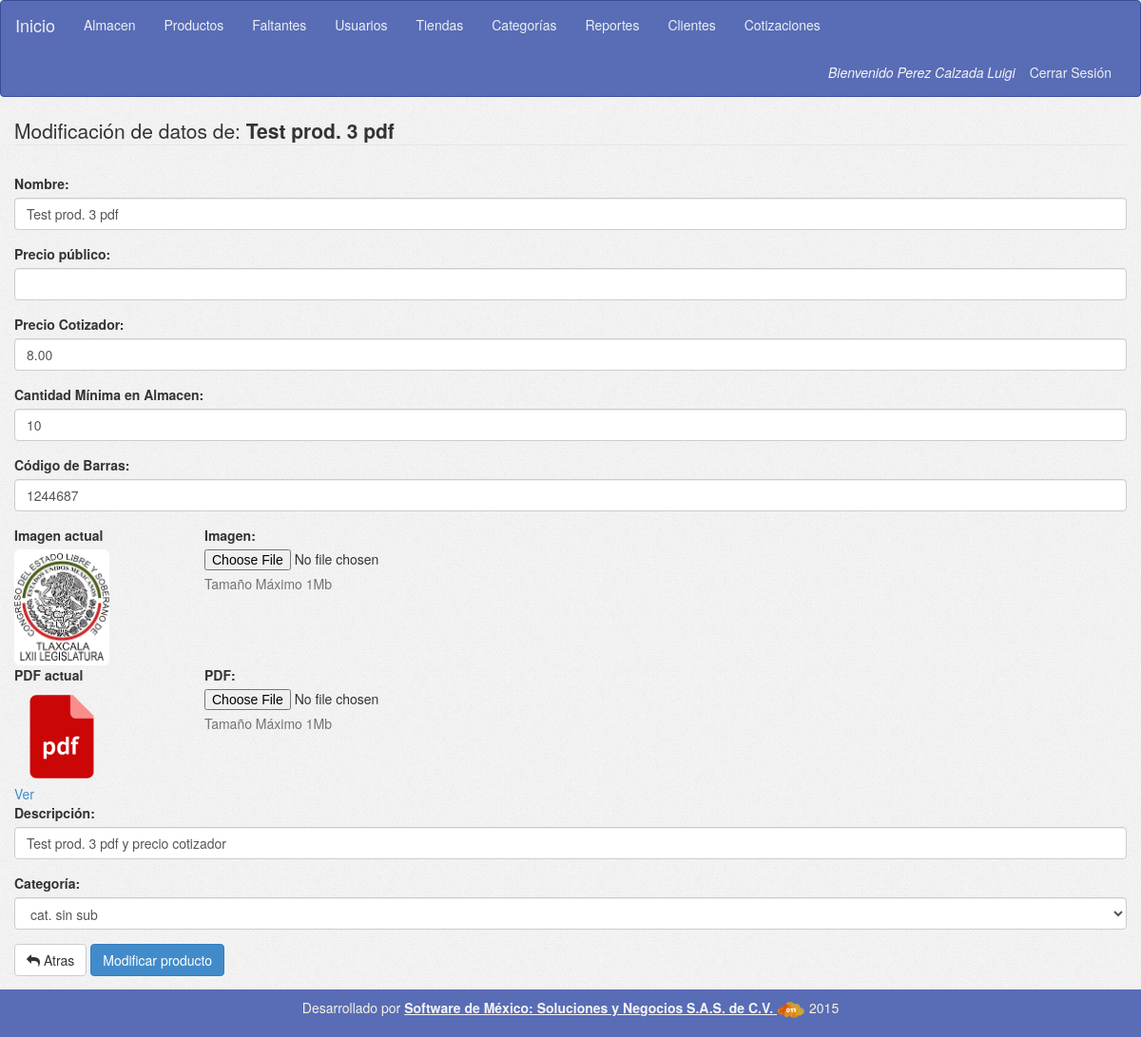
Page /cotizador/form_update_product.php?id=5 (signed in) on the committed database.
### tables this page shows
CREATE TABLE IF NOT EXISTS `productos` (
  `id` int(11) NOT NULL,
  `nombre` varchar(50) NOT NULL,
  `precio_raiz` float(8,2) NOT NULL,
  `precio_franquicia` float(8,2) NOT NULL,
  `precio_cotizador` float(8,2) NOT NULL,
  `precio_publico` float(8,2) NOT NULL,
  `cant_minima` int(11) NOT NULL,
  `img` varchar(20) NOT NULL,
  `pdf` varchar(100) NOT NULL,
  `descripcion` varchar(100) NOT NULL,
  `activo` tinyint(1) NOT NULL,
  `codigo_barras` varchar(20) NOT NULL,
  `categoria_id` int(11) NOT NULL,
  `subcategoria_id` int(11) NOT NULL,
  `created` date NOT NULL,
  `updated` date NOT NULL,
  `created_by_user_id` int(11) NOT NULL,
  `updated_by_user_id` int(11) NOT NULL
);

### cotizador/config/conexion.php (called while the page is built, shortened)
<?php
	$tCategory="categorias";
        $tProduct="productos";
?>

### cotizador/config/variables.php (called while the page is built, shortened)
<?php
        $rutaImgProd="uploads/";
?>

### cotizador/form_update_product.php (the view, shortened to what this page needs)
<?php
include('config/conexion.php');
include('config/variables.php');
include('header.php');
include ('menu.php');
if (!isset($_SESSION['sessA']))
  echo '<div class="row"><div class="col-sm-12 text-center"><h2>No ha iniciado sesión de Administrador</h2></div></div>';
else if ($_SESSION['perfil'] != "1")
  echo '<div class="row><div class="col-sm-12 text-center"><h2>No tienes permiso para entrar a esta sección</h2></div></div>';
else {
  $productId = $_GET['id'];
  $sqlGetProduct = "SELECT * FROM $tProduct WHERE id='$productId' ";
  $resGetProduct = $con->query($sqlGetProduct);
  $rowGetProduct = $resGetProduct->fetch_assoc();
  $sqlGetCategories = "SELECT id, nombre FROM $tCategory ";
  $resGetCategories = $con->query($sqlGetCategories);
  $optCategories = '<option></option>';
  while ($rowGetCategories = $resGetCategories->fetch_assoc()) {
    if ($rowGetCategories['id'] == $rowGetProduct['categoria_id'])
      $optCategories .= '<option value="' . $rowGetCategories['id'] . '" selected>' . $rowGetCategories['nombre'] . '</option>';
    else
      $optCategories .= '<option value="' . $rowGetCategories['id'] . '">' . $rowGetCategories['nombre'] . '</option>';
  }
  ?>
  <div class="container">
    <div class="row">
      <form role="form" id="formUpdProduct" name="formUpdProduct" method="POST" >
        <legend>Modificación de datos de: <b><?= $rowGetProduct['nombre']; ?></b></legend>
        <div class="error"></div>
        <div class="form-group">
          <label>Nombre: </label>
          <input type="text" id="inputNombre" name="inputNombre" class="form-control" value="<?= $rowGetProduct['nombre']; ?>">
        </div>
        <div class="form-group">
          <label>Precio público: </label>
          <input type="number" step="any" id="inputPrecio" name="inputPrecio" class="form-control" value="<?= $rowGetProduct['precio']; ?>">
        </div>
				<div class="form-group">
          <label>Precio Cotizador: </label>
          <input type="number" step="any" id="inputPrecioC" name="inputPrecioC" class="form-control" value="<?= $rowGetProduct['precio_cotizador']; ?>">
        </div>
				<div class="form-group">
          <label>Cantidad Mínima en Almacen: </label>
          <input type="number" step="any" id="inputCantMin" name="inputCantMin" class="form-control" value="<?= $rowGetProduct['cant_minima']; ?>">
        </div>
        <div class="form-group">
          <label>Código de Barras: </label>
          <input type="number" id="inputCB" name="inputCB" class="form-control" value="<?= $rowGetProduct['codigo_barras']; ?>">
        </div>
				<div class="row">
					<div class="col-sm-2">
						<label>Imagen actual</label>
						<img src="<?= $rutaImgProd.$rowGetProduct['img']; ?>" class="img-rounded img-responsive" width="100px" >
					</div>
					<div class="col-sm-10">
						<div class="form-group">
							<label for="exampleInputFile">Imagen: </label>
							<input type="file" id="inputImg" name="inputImg" >
							<p class="help-block">Tamaño Máximo 1Mb</p>
						</div>
					</div>
				</div>
				<div class="row">
					<div class="col-sm-2">
						<label>PDF actual</label>
						<a href="<?= $rutaImgProd.$rowGetProduct['pdf']; ?>" target="_blank">
							<img src="assets/img/pdf.png" width="100px" ><br>Ver
						</a>
					</div>
					<div class="col-sm-10">
						<div class="form-group">
							<label for="inputPDF">PDF: </label>
							<input type="file" id="inputPDF" name="inputPDF" >
							<p class="help-block">Tamaño Máximo 1Mb</p>
						</div>
					</div>
				</div>
        <div class="form-group">
          <label>Descripción: </label>
          <input type="text" id="inputDesc" name="inputDesc" class="form-control" value="<?= $rowGetProduct['descripcion']; ?>">
        </div>
        <div class="form-group">
          <label>Categoría: </label>
          <select id="inputCategoria" name="inputCategoria" class="form-control" >
            <?= $optCategories; ?>
          </select>
        </div>
        <a href="form_select_product.php" class="btn btn-default"><i class="fa fa-mail-reply"></i> Atras</a>
        <button type="submit" class="btn btn-primary" >Modificar producto</button>
      </form>
    </div>
  </div>
  <?php
}
include ('footer.php');
?>

### cotizador/assets/css/application.css (style rules this page uses)
body { min-height: 100%; background-image: url("../img/bg.jpg"); }
.error { font-size: 1.5rem; padding: .5rem; padding-left: 2rem; color: #4cae4c; }
.container { min-height: 83%; }

### cotizador/assets/css/loader.css (style rules this page uses)
p { line-height: 1.33em; color: #7E7E7E; }

### rows in the picture
productos: nombre "Test prod. 3 pdf", inputNombre "Test prod. 3 pdf", inputPrecioC "8.00", inputCantMin "10", inputCB "1244687", img (picture), inputDesc "Test prod. 3 pdf y precio cotizador"

### other values in the picture
$_SESSION['userName'] "Perez Calzada Luigi"
form field inputCategoria "cat. sin sub"
